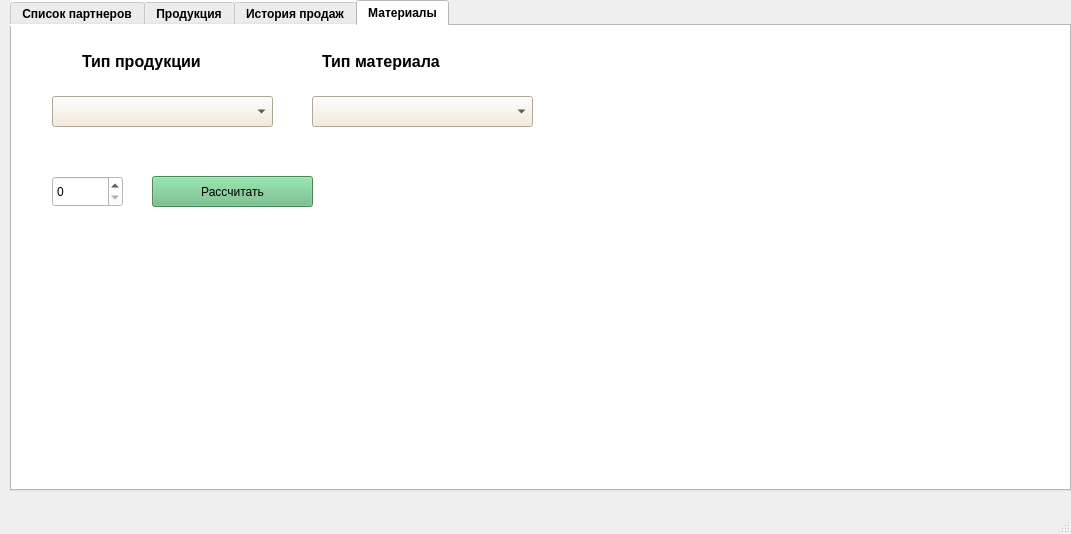
<?xml version="1.0" encoding="UTF-8"?>
<ui version="4.0">
 <class>MainWindow</class>
 <widget class="QMainWindow" name="MainWindow">
  <property name="geometry">
   <rect>
    <x>0</x>
    <y>0</y>
    <width>1071</width>
    <height>534</height>
   </rect>
  </property>
  <property name="windowTitle">
   <string>MainWindow</string>
  </property>
  <widget class="QWidget" name="centralwidget">
   <widget class="QTabWidget" name="tabWidget">
    <property name="geometry">
     <rect>
      <x>10</x>
      <y>0</y>
      <width>1061</width>
      <height>491</height>
     </rect>
    </property>
    <property name="font">
     <font>
      <weight>75</weight>
      <bold>true</bold>
     </font>
    </property>
    <property name="styleSheet">
     <string notr="true">background-color: rgb(255, 255, 255);</string>
    </property>
    <property name="currentIndex">
     <number>3</number>
    </property>
    <widget class="QWidget" name="tab">
     <attribute name="title">
      <string>Список партнеров</string>
     </attribute>
     <widget class="QTableWidget" name="tableWidget">
      <property name="geometry">
       <rect>
        <x>10</x>
        <y>10</y>
        <width>1041</width>
        <height>241</height>
       </rect>
      </property>
      <property name="styleSheet">
       <string notr="true">background-color: rgb(244, 232, 211);</string>
      </property>
     </widget>
     <widget class="QLabel" name="label">
      <property name="geometry">
       <rect>
        <x>620</x>
        <y>280</y>
        <width>251</width>
        <height>31</height>
       </rect>
      </property>
      <property name="font">
       <font>
        <family>Segoe UI</family>
        <pointsize>12</pointsize>
        <weight>75</weight>
        <bold>true</bold>
       </font>
      </property>
      <property name="text">
       <string>Редактирование данных</string>
      </property>
     </widget>
     <widget class="QLineEdit" name="lineEdit">
      <property name="geometry">
       <rect>
        <x>570</x>
        <y>340</y>
        <width>331</width>
        <height>41</height>
       </rect>
      </property>
      <property name="styleSheet">
       <string notr="true">background-color: rgb(244, 232, 211);</string>
      </property>
      <property name="placeholderText">
       <string>Введите данные</string>
      </property>
     </widget>
     <widget class="QPushButton" name="pushButton">
      <property name="geometry">
       <rect>
        <x>660</x>
        <y>410</y>
        <width>131</width>
        <height>31</height>
       </rect>
      </property>
      <property name="font">
       <font>
        <family>Segoe UI</family>
        <pointsize>9</pointsize>
       </font>
      </property>
      <property name="styleSheet">
       <string notr="true">background-color: rgb(103, 186, 128);</string>
      </property>
      <property name="text">
       <string>Подтвердить</string>
      </property>
     </widget>
     <widget class="QPushButton" name="pushButton_2">
      <property name="geometry">
       <rect>
        <x>20</x>
        <y>270</y>
        <width>161</width>
        <height>41</height>
       </rect>
      </property>
      <property name="font">
       <font>
        <family>Segoe UI</family>
        <pointsize>9</pointsize>
       </font>
      </property>
      <property name="styleSheet">
       <string notr="true">background-color: rgb(103, 186, 128);</string>
      </property>
      <property name="text">
       <string>Добавить партнера</string>
      </property>
     </widget>
     <widget class="QPushButton" name="pushButton_3">
      <property name="geometry">
       <rect>
        <x>350</x>
        <y>410</y>
        <width>131</width>
        <height>31</height>
       </rect>
      </property>
      <property name="font">
       <font>
        <family>Segoe UI</family>
       </font>
      </property>
      <property name="styleSheet">
       <string notr="true">background-color: rgb(103, 186, 128);</string>
      </property>
      <property name="text">
       <string>Удалить</string>
      </property>
     </widget>
     <widget class="QLabel" name="label_2">
      <property name="geometry">
       <rect>
        <x>100</x>
        <y>410</y>
        <width>131</width>
        <height>20</height>
       </rect>
      </property>
      <property name="text">
       <string/>
      </property>
     </widget>
     <widget class="QComboBox" name="comboBox">
      <property name="geometry">
       <rect>
        <x>310</x>
        <y>340</y>
        <width>221</width>
        <height>41</height>
       </rect>
      </property>
      <property name="styleSheet">
       <string notr="true">background-color: rgb(244, 232, 211);</string>
      </property>
     </widget>
     <widget class="QLabel" name="label_3">
      <property name="geometry">
       <rect>
        <x>330</x>
        <y>280</y>
        <width>181</width>
        <height>31</height>
       </rect>
      </property>
      <property name="font">
       <font>
        <family>Segoe UI</family>
        <pointsize>12</pointsize>
        <weight>75</weight>
        <bold>true</bold>
       </font>
      </property>
      <property name="text">
       <string>Удалить партнера </string>
      </property>
     </widget>
     <widget class="QPushButton" name="pushButton_4">
      <property name="geometry">
       <rect>
        <x>1010</x>
        <y>260</y>
        <width>31</width>
        <height>31</height>
       </rect>
      </property>
      <property name="font">
       <font>
        <family>Segoe UI</family>
        <pointsize>9</pointsize>
       </font>
      </property>
      <property name="styleSheet">
       <string notr="true">background-color: rgb(103, 186, 128);</string>
      </property>
      <property name="text">
       <string>R</string>
      </property>
     </widget>
     <widget class="QLabel" name="label_8">
      <property name="geometry">
       <rect>
        <x>10</x>
        <y>410</y>
        <width>81</width>
        <height>20</height>
       </rect>
      </property>
      <property name="font">
       <font>
        <family>Segoe UI</family>
        <pointsize>12</pointsize>
        <weight>75</weight>
        <bold>true</bold>
       </font>
      </property>
      <property name="text">
       <string>Статус:</string>
      </property>
     </widget>
    </widget>
    <widget class="QWidget" name="tab_2">
     <attribute name="title">
      <string>Продукция</string>
     </attribute>
     <widget class="QTableWidget" name="tableWidget_2">
      <property name="geometry">
       <rect>
        <x>10</x>
        <y>10</y>
        <width>441</width>
        <height>371</height>
       </rect>
      </property>
      <property name="styleSheet">
       <string notr="true">background-color: rgb(244, 232, 211);</string>
      </property>
     </widget>
     <widget class="QPushButton" name="pushButton_5">
      <property name="geometry">
       <rect>
        <x>810</x>
        <y>320</y>
        <width>161</width>
        <height>31</height>
       </rect>
      </property>
      <property name="font">
       <font>
        <family>Segoe UI</family>
        <pointsize>9</pointsize>
       </font>
      </property>
      <property name="styleSheet">
       <string notr="true">background-color: rgb(103, 186, 128);</string>
      </property>
      <property name="text">
       <string>Добавить продукт</string>
      </property>
     </widget>
     <widget class="QLabel" name="label_4">
      <property name="geometry">
       <rect>
        <x>480</x>
        <y>10</y>
        <width>251</width>
        <height>31</height>
       </rect>
      </property>
      <property name="font">
       <font>
        <family>Segoe UI</family>
        <pointsize>12</pointsize>
        <weight>75</weight>
        <bold>true</bold>
       </font>
      </property>
      <property name="text">
       <string>Редактирование данных</string>
      </property>
     </widget>
     <widget class="QLineEdit" name="lineEdit_2">
      <property name="geometry">
       <rect>
        <x>490</x>
        <y>70</y>
        <width>221</width>
        <height>41</height>
       </rect>
      </property>
      <property name="styleSheet">
       <string notr="true">background-color: rgb(244, 232, 211);</string>
      </property>
      <property name="placeholderText">
       <string>Введите данные</string>
      </property>
     </widget>
     <widget class="QPushButton" name="pushButton_6">
      <property name="geometry">
       <rect>
        <x>530</x>
        <y>140</y>
        <width>131</width>
        <height>31</height>
       </rect>
      </property>
      <property name="font">
       <font>
        <family>Segoe UI</family>
        <pointsize>9</pointsize>
       </font>
      </property>
      <property name="styleSheet">
       <string notr="true">background-color: rgb(103, 186, 128);</string>
      </property>
      <property name="text">
       <string>Подтвердить</string>
      </property>
     </widget>
     <widget class="QLabel" name="label_5">
      <property name="geometry">
       <rect>
        <x>100</x>
        <y>410</y>
        <width>131</width>
        <height>20</height>
       </rect>
      </property>
      <property name="text">
       <string/>
      </property>
     </widget>
     <widget class="QComboBox" name="comboBox_2">
      <property name="geometry">
       <rect>
        <x>490</x>
        <y>290</y>
        <width>221</width>
        <height>31</height>
       </rect>
      </property>
      <property name="styleSheet">
       <string notr="true">background-color: rgb(244, 232, 211);</string>
      </property>
     </widget>
     <widget class="QLabel" name="label_6">
      <property name="geometry">
       <rect>
        <x>510</x>
        <y>230</y>
        <width>181</width>
        <height>20</height>
       </rect>
      </property>
      <property name="font">
       <font>
        <family>Trebuchet MS</family>
        <pointsize>12</pointsize>
        <weight>75</weight>
        <bold>true</bold>
       </font>
      </property>
      <property name="text">
       <string>Удалить продукт</string>
      </property>
     </widget>
     <widget class="QPushButton" name="pushButton_7">
      <property name="geometry">
       <rect>
        <x>530</x>
        <y>340</y>
        <width>131</width>
        <height>31</height>
       </rect>
      </property>
      <property name="font">
       <font>
        <family>Segoe UI</family>
       </font>
      </property>
      <property name="styleSheet">
       <string notr="true">background-color: rgb(103, 186, 128);</string>
      </property>
      <property name="text">
       <string>Удалить</string>
      </property>
     </widget>
     <widget class="QLabel" name="label_7">
      <property name="geometry">
       <rect>
        <x>10</x>
        <y>410</y>
        <width>81</width>
        <height>21</height>
       </rect>
      </property>
      <property name="font">
       <font>
        <family>Segoe UI</family>
        <pointsize>12</pointsize>
        <weight>75</weight>
        <bold>true</bold>
       </font>
      </property>
      <property name="text">
       <string>Статус:</string>
      </property>
     </widget>
     <widget class="QLineEdit" name="lineEdit_4">
      <property name="geometry">
       <rect>
        <x>780</x>
        <y>130</y>
        <width>221</width>
        <height>41</height>
       </rect>
      </property>
      <property name="styleSheet">
       <string notr="true">background-color: rgb(244, 232, 211);</string>
      </property>
      <property name="placeholderText">
       <string>Название</string>
      </property>
     </widget>
     <widget class="QLineEdit" name="lineEdit_5">
      <property name="geometry">
       <rect>
        <x>780</x>
        <y>190</y>
        <width>221</width>
        <height>41</height>
       </rect>
      </property>
      <property name="styleSheet">
       <string notr="true">background-color: rgb(244, 232, 211);</string>
      </property>
      <property name="placeholderText">
       <string>Артикль</string>
      </property>
     </widget>
     <widget class="QLineEdit" name="lineEdit_6">
      <property name="geometry">
       <rect>
        <x>780</x>
        <y>250</y>
        <width>221</width>
        <height>41</height>
       </rect>
      </property>
      <property name="styleSheet">
       <string notr="true">background-color: rgb(244, 232, 211);</string>
      </property>
      <property name="placeholderText">
       <string>Мин.цена</string>
      </property>
     </widget>
     <widget class="QLabel" name="label_9">
      <property name="geometry">
       <rect>
        <x>790</x>
        <y>10</y>
        <width>181</width>
        <height>31</height>
       </rect>
      </property>
      <property name="font">
       <font>
        <family>Segoe UI</family>
        <pointsize>12</pointsize>
        <weight>75</weight>
        <bold>true</bold>
       </font>
      </property>
      <property name="text">
       <string>Добавить продукт</string>
      </property>
     </widget>
     <widget class="QPushButton" name="pushButton_8">
      <property name="geometry">
       <rect>
        <x>460</x>
        <y>350</y>
        <width>31</width>
        <height>31</height>
       </rect>
      </property>
      <property name="font">
       <font>
        <pointsize>9</pointsize>
       </font>
      </property>
      <property name="styleSheet">
       <string notr="true">background-color: rgb(103, 186, 128);</string>
      </property>
      <property name="text">
       <string>R</string>
      </property>
     </widget>
     <widget class="QComboBox" name="comboBox_5">
      <property name="geometry">
       <rect>
        <x>780</x>
        <y>70</y>
        <width>221</width>
        <height>41</height>
       </rect>
      </property>
      <property name="styleSheet">
       <string notr="true">background-color: rgb(244, 232, 211);</string>
      </property>
      <item>
       <property name="text">
        <string>Паркетная доска</string>
       </property>
      </item>
      <item>
       <property name="text">
        <string>Ламинат</string>
       </property>
      </item>
      <item>
       <property name="text">
        <string>Пробковое покрытие</string>
       </property>
      </item>
     </widget>
    </widget>
    <widget class="QWidget" name="tab_3">
     <attribute name="title">
      <string>История продаж</string>
     </attribute>
     <widget class="QComboBox" name="comboBox_3">
      <property name="geometry">
       <rect>
        <x>20</x>
        <y>50</y>
        <width>221</width>
        <height>31</height>
       </rect>
      </property>
      <property name="styleSheet">
       <string notr="true">background-color: rgb(244, 232, 211);</string>
      </property>
      <item>
       <property name="text">
        <string/>
       </property>
      </item>
     </widget>
     <widget class="QComboBox" name="comboBox_4">
      <property name="geometry">
       <rect>
        <x>270</x>
        <y>50</y>
        <width>221</width>
        <height>31</height>
       </rect>
      </property>
      <property name="styleSheet">
       <string notr="true">background-color: rgb(244, 232, 211);</string>
      </property>
      <item>
       <property name="text">
        <string/>
       </property>
      </item>
     </widget>
     <widget class="QTableWidget" name="tableWidget_3">
      <property name="geometry">
       <rect>
        <x>10</x>
        <y>160</y>
        <width>1041</width>
        <height>291</height>
       </rect>
      </property>
      <property name="styleSheet">
       <string notr="true">background-color: rgb(244, 232, 211);</string>
      </property>
     </widget>
     <widget class="QLabel" name="label_10">
      <property name="geometry">
       <rect>
        <x>60</x>
        <y>10</y>
        <width>151</width>
        <height>31</height>
       </rect>
      </property>
      <property name="font">
       <font>
        <family>Segoe UI</family>
        <pointsize>12</pointsize>
        <weight>75</weight>
        <bold>true</bold>
       </font>
      </property>
      <property name="text">
       <string>Продукция</string>
      </property>
     </widget>
     <widget class="QLabel" name="label_11">
      <property name="geometry">
       <rect>
        <x>330</x>
        <y>10</y>
        <width>91</width>
        <height>31</height>
       </rect>
      </property>
      <property name="font">
       <font>
        <family>Segoe UI</family>
        <pointsize>12</pointsize>
        <weight>75</weight>
        <bold>true</bold>
       </font>
      </property>
      <property name="text">
       <string>Партнер</string>
      </property>
     </widget>
     <widget class="QPushButton" name="pushButton_10">
      <property name="geometry">
       <rect>
        <x>180</x>
        <y>100</y>
        <width>161</width>
        <height>31</height>
       </rect>
      </property>
      <property name="font">
       <font>
        <family>Segoe UI</family>
        <pointsize>9</pointsize>
       </font>
      </property>
      <property name="styleSheet">
       <string notr="true">background-color: rgb(103, 186, 128);</string>
      </property>
      <property name="text">
       <string>Сбросить</string>
      </property>
     </widget>
    </widget>
    <widget class="QWidget" name="tab_4">
     <attribute name="title">
      <string>Материалы</string>
     </attribute>
     <widget class="QLabel" name="label_14">
      <property name="geometry">
       <rect>
        <x>70</x>
        <y>20</y>
        <width>151</width>
        <height>31</height>
       </rect>
      </property>
      <property name="font">
       <font>
        <family>Segoe UI</family>
        <pointsize>12</pointsize>
        <weight>75</weight>
        <bold>true</bold>
       </font>
      </property>
      <property name="text">
       <string>Тип продукции</string>
      </property>
     </widget>
     <widget class="QLabel" name="label_15">
      <property name="geometry">
       <rect>
        <x>310</x>
        <y>20</y>
        <width>151</width>
        <height>31</height>
       </rect>
      </property>
      <property name="font">
       <font>
        <family>Segoe UI</family>
        <pointsize>12</pointsize>
        <weight>75</weight>
        <bold>true</bold>
       </font>
      </property>
      <property name="text">
       <string>Тип материала</string>
      </property>
     </widget>
     <widget class="QComboBox" name="comboBox_6">
      <property name="geometry">
       <rect>
        <x>40</x>
        <y>70</y>
        <width>221</width>
        <height>31</height>
       </rect>
      </property>
      <property name="styleSheet">
       <string notr="true">background-color: rgb(244, 232, 211);</string>
      </property>
      <item>
       <property name="text">
        <string/>
       </property>
      </item>
     </widget>
     <widget class="QComboBox" name="comboBox_7">
      <property name="geometry">
       <rect>
        <x>300</x>
        <y>70</y>
        <width>221</width>
        <height>31</height>
       </rect>
      </property>
      <property name="styleSheet">
       <string notr="true">background-color: rgb(244, 232, 211);</string>
      </property>
      <item>
       <property name="text">
        <string/>
       </property>
      </item>
     </widget>
     <widget class="QSpinBox" name="spinBox">
      <property name="geometry">
       <rect>
        <x>40</x>
        <y>150</y>
        <width>71</width>
        <height>31</height>
       </rect>
      </property>
     </widget>
     <widget class="QPushButton" name="pushButton_12">
      <property name="geometry">
       <rect>
        <x>140</x>
        <y>150</y>
        <width>161</width>
        <height>31</height>
       </rect>
      </property>
      <property name="font">
       <font>
        <family>Segoe UI</family>
        <pointsize>9</pointsize>
       </font>
      </property>
      <property name="styleSheet">
       <string notr="true">background-color: rgb(103, 186, 128);</string>
      </property>
      <property name="text">
       <string>Рассчитать</string>
      </property>
     </widget>
     <widget class="QLabel" name="label_16">
      <property name="geometry">
       <rect>
        <x>40</x>
        <y>220</y>
        <width>161</width>
        <height>91</height>
       </rect>
      </property>
      <property name="font">
       <font>
        <family>Segoe UI</family>
        <pointsize>12</pointsize>
        <weight>75</weight>
        <bold>true</bold>
       </font>
      </property>
      <property name="text">
       <string/>
      </property>
     </widget>
    </widget>
   </widget>
  </widget>
  <widget class="QMenuBar" name="menubar">
   <property name="geometry">
    <rect>
     <x>0</x>
     <y>0</y>
     <width>1071</width>
     <height>26</height>
    </rect>
   </property>
  </widget>
  <widget class="QStatusBar" name="statusbar"/>
 </widget>
 <resources/>
 <connections/>
</ui>
